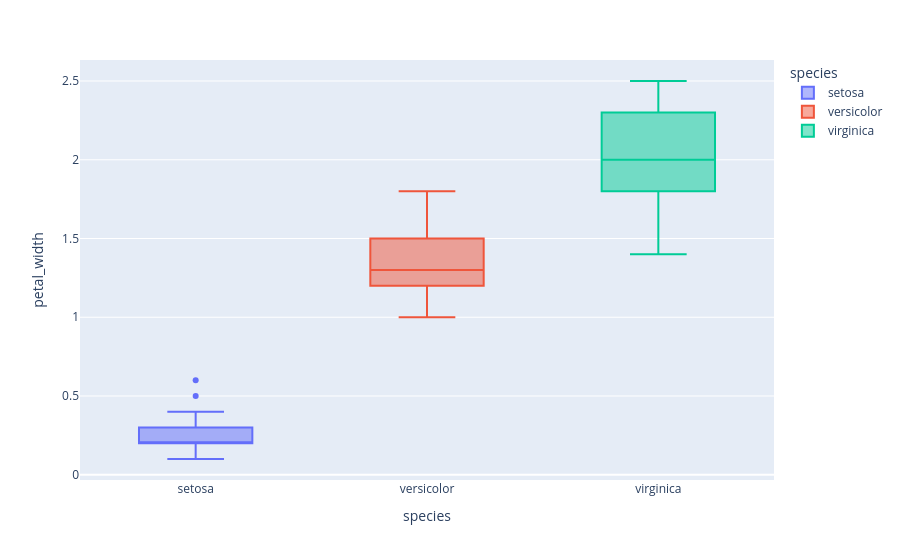

Notebook source saved alongside this figure:
### Code cell
# box plot => For spread & outliers.
fig = px.box(
    df , 
    x = 'species',
    y = 'petal_width',
    color = 'species'
)
fig.show()

### Figure 1 — Plotly figure (JSON) as saved in the notebook; plotly's stock layout.template omitted (floating-point values rounded to 4 significant figures)
{"data": [{"alignmentgroup": "True", "hovertemplate": "species=%{x}<br>petal_width=%{y}<extra></extra>", "legendgroup": "setosa", "marker": {"color": "#636efa"}, "name": "setosa", "notched": false, "offsetgroup": "setosa", "orientation": "v", "showlegend": true, "type": "box", "x": ["setosa", "setosa", "setosa", "setosa", "setosa", "setosa", "setosa", "setosa", "setosa", "setosa", "setosa", "setosa", "setosa", "setosa", "setosa", "setosa", "setosa", "setosa", "setosa", "setosa", "setosa", "setosa", "setosa", "setosa", "setosa", "setosa", "setosa", "setosa", "setosa", "setosa", "setosa", "setosa", "setosa", "setosa", "setosa", "setosa", "setosa", "setosa", "setosa", "setosa", "setosa", "setosa", "setosa", "setosa", "setosa", "setosa", "setosa", "setosa", "setosa", "setosa"], "x0": " ", "xaxis": "x", "y": [0.2, 0.2, 0.2, 0.2, 0.2, 0.4, 0.3, 0.2, 0.2, 0.1, 0.2, 0.2, 0.1, 0.1, 0.2, 0.4, 0.4, 0.3, 0.3, 0.3, 0.2, 0.4, 0.2, 0.5, 0.2, 0.2, 0.4, 0.2, 0.2, 0.2, 0.2, 0.4, 0.1, 0.2, 0.1, 0.2, 0.2, 0.1, 0.2, 0.2, 0.3, 0.3, 0.2, 0.6, 0.4, 0.3, 0.2, 0.2, 0.2, 0.2], "y0": " ", "yaxis": "y"}, {"alignmentgroup": "True", "hovertemplate": "species=%{x}<br>petal_width=%{y}<extra></extra>", "legendgroup": "versicolor", "marker": {"color": "#EF553B"}, "name": "versicolor", "notched": false, "offsetgroup": "versicolor", "orientation": "v", "showlegend": true, "type": "box", "x": ["versicolor", "versicolor", "versicolor", "versicolor", "versicolor", "versicolor", "versicolor", "versicolor", "versicolor", "versicolor", "versicolor", "versicolor", "versicolor", "versicolor", "versicolor", "versicolor", "versicolor", "versicolor", "versicolor", "versicolor", "versicolor", "versicolor", "versicolor", "versicolor", "versicolor", "versicolor", "versicolor", "versicolor", "versicolor", "versicolor", "versicolor", "versicolor", "versicolor", "versicolor", "versicolor", "versicolor", "versicolor", "versicolor", "versicolor", "versicolor", "versicolor", "versicolor", "versicolor", "versicolor", "versicolor", "versicolor", "versicolor", "versicolor", "versicolor", "versicolor"], "x0": " ", "xaxis": "x", "y": [1.4, 1.5, 1.5, 1.3, 1.5, 1.3, 1.6, 1.0, 1.3, 1.4, 1.0, 1.5, 1.0, 1.4, 1.3, 1.4, 1.5, 1.0, 1.5, 1.1, 1.8, 1.3, 1.5, 1.2, 1.3, 1.4, 1.4, 1.7, 1.5, 1.0, 1.1, 1.0, 1.2, 1.6, 1.5, 1.6, 1.5, 1.3, 1.3, 1.3, 1.2, 1.4, 1.2, 1.0, 1.3, 1.2, 1.3, 1.3, 1.1, 1.3], "y0": " ", "yaxis": "y"}, {"alignmentgroup": "True", "hovertemplate": "species=%{x}<br>petal_width=%{y}<extra></extra>", "legendgroup": "virginica", "marker": {"color": "#00cc96"}, "name": "virginica", "notched": false, "offsetgroup": "virginica", "orientation": "v", "showlegend": true, "type": "box", "x": ["virginica", "virginica", "virginica", "virginica", "virginica", "virginica", "virginica", "virginica", "virginica", "virginica", "virginica", "virginica", "virginica", "virginica", "virginica", "virginica", "virginica", "virginica", "virginica", "virginica", "virginica", "virginica", "virginica", "virginica", "virginica", "virginica", "virginica", "virginica", "virginica", "virginica", "virginica", "virginica", "virginica", "virginica", "virginica", "virginica", "virginica", "virginica", "virginica", "virginica", "virginica", "virginica", "virginica", "virginica", "virginica", "virginica", "virginica", "virginica", "virginica", "virginica"], "x0": " ", "xaxis": "x", "y": [2.5, 1.9, 2.1, 1.8, 2.2, 2.1, 1.7, 1.8, 1.8, 2.5, 2.0, 1.9, 2.1, 2.0, 2.4, 2.3, 1.8, 2.2, 2.3, 1.5, 2.3, 2.0, 2.0, 1.8, 2.1, 1.8, 1.8, 1.8, 2.1, 1.6, 1.9, 2.0, 2.2, 1.5, 1.4, 2.3, 2.4, 1.8, 1.8, 2.1, 2.4, 2.3, 1.9, 2.3, 2.5, 2.3, 1.9, 2.0, 2.3, 1.8], "y0": " ", "yaxis": "y"}], "layout": {"boxmode": "overlay", "legend": {"title": {"text": "species"}, "tracegroupgap": 0}, "margin": {"t": 60}, "xaxis": {"anchor": "y", "categoryarray": ["setosa", "versicolor", "virginica"], "categoryorder": "array", "domain": [0, 1], "title": {"text": "species"}}, "yaxis": {"anchor": "x", "domain": [0, 1], "title": {"text": "petal_width"}}}}
